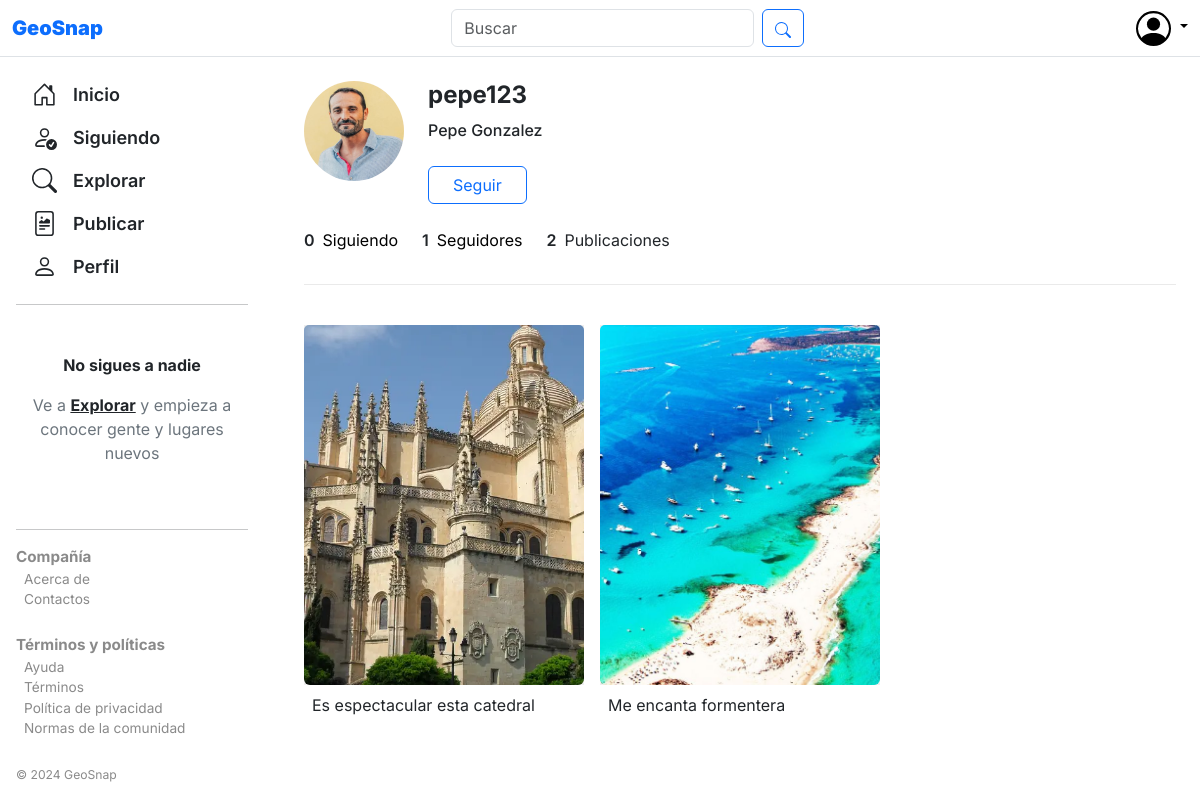
The page /perfil-otro.php?usuario=pepe123 on the database its author committed.
### tables this page shows
CREATE TABLE `usuarios` (
  `id` int(11) NOT NULL,
  `nombre` varchar(50) NOT NULL,
  `apellidos` varchar(50) NOT NULL,
  `nombre_usuario` varchar(50) NOT NULL,
  `email` varchar(100) NOT NULL,
  `contraseña` varchar(150) NOT NULL,
  `biografia` varchar(300) DEFAULT NULL,
  `foto_perfil` varchar(200) DEFAULT NULL,
  `tipo_usuario` varchar(50) NOT NULL
);

CREATE TABLE `publicaciones` (
  `id` int(11) NOT NULL,
  `id_usuario` int(11) NOT NULL,
  `archivo` varchar(200) NOT NULL,
  `ubicacion` varchar(100) NOT NULL,
  `descripcion` varchar(500) NOT NULL,
  `etiqueta` varchar(50) NOT NULL,
  `pais` varchar(50) NOT NULL,
  `fecha` date NOT NULL,
  `likes` int(11) NOT NULL,
  `num_comentarios` int(11) NOT NULL
);

### perfil-otro.php (the view, shortened to what the rows shown need)
<?php
  include("php/conexion.php");
  if (isset($_POST["usuario"])) {
    $perfil_usuario = $_POST["usuario"];
  } else if (isset($_GET["usuario"])) {
    $perfil_usuario = $_GET["usuario"];
  }
?>
<!DOCTYPE html>
<html lang="es">
    <head>
        <link rel="stylesheet" href="css/estilo.css">
        <link href="https://cdn.jsdelivr.net/npm/bootstrap@5.3.3/dist/css/bootstrap.min.css" rel="stylesheet">
    </head>
    <body>
      <div class="contenedor">
        <div class="contenido-perfil p-4">
            <div class="d-flex flex-column">
                <div class="d-flex flex-column">
                    <div class="d-flex align-items-start mb-4">
                      <?php
                        $stmt = $conexion->prepare("SELECT * FROM usuarios WHERE nombre_usuario=?");
                        $stmt->bind_param("s", $perfil_usuario);
                        $stmt->execute();
                        $result = $stmt->get_result();
                        while($fila = mysqli_fetch_assoc($result)) {
                          $foto_perfil = $fila["foto_perfil"];
                          $nombre = $fila["nombre"];
                          $apellidos = $fila["apellidos"];
                        }
                        if (is_null($foto_perfil)) {
                      ?>
                        <img src="img/person-circle.svg" style="width: 100px;">
                        <?php
                          } else {
                        ?>
                        <img src="img/<?php echo $foto_perfil ?>" class="rounded-circle" style="width: 100px; height: 100px;">
                        <?php
                          }
                        ?>
                        <div class="d-flex flex-column ms-4">
                            <h4 class="fw-bold"><?php echo $perfil_usuario ?></h4>
                            <span class="fw-medium mb-4"><?php echo $nombre . " " . $apellidos ?></span>
                            <?php
                                $stmt = $conexion->prepare("SELECT * FROM seguidos WHERE nombre_usuario_seguido=? AND nombre_usuario=?");
                                $stmt->bind_param("ss", $perfil_usuario, $_COOKIE["usuario"]);
                                $stmt->execute();
                                $result = $stmt->get_result();
                                if(mysqli_num_rows($result) > 0) {
                            ?>
                            <a class="btn btn-outline-danger text-center px-4" href="php/dejar-seguir.php?usuario=<?php echo $perfil_usuario; ?>" role="button" style="max-width: 200px;">Dejar de seguir</a>
                            <?php
                              } else {
                            ?>
                            <form action="php/seguir.php" method="post">
                              <button type="submit" value="<?php echo $perfil_usuario; ?>" name="usuario" class="btn btn-outline-primary text-center px-4" style="max-width: 200px;">Seguir</button>
                            </form>
                            <?php
                              }
                            ?>
                        </div>
                    </div>
                    <?php
                      $stmt = $conexion->prepare("SELECT * FROM usuarios WHERE nombre_usuario=?");
                      $stmt->bind_param("s", $perfil_usuario);
                      $stmt->execute();
                      $result = $stmt->get_result();
                      while($fila = mysqli_fetch_assoc($result)) {
                        $id = $fila["id"];
                      }
                    ?>
                </div>
                <div class="contenido-explorar my-4">
                  <?php
                    $stmt = $conexion->prepare("SELECT * FROM usuarios WHERE nombre_usuario=?");
                    $stmt->bind_param("s", $perfil_usuario);
                    $stmt->execute();
                    $result = $stmt->get_result();
                    while($fila = mysqli_fetch_assoc($result)) {
                      $id = $fila["id"];
                    }
                    $stmt = $conexion->prepare("SELECT * FROM publicaciones WHERE id_usuario=?");
                    $stmt->bind_param("i", $id);
                    $stmt->execute();
                    $result = $stmt->get_result();
                    if(mysqli_num_rows($result) > 0) {
                      while($fila = mysqli_fetch_assoc($result)) {
                        $id_publicacion = $fila["id"];
                        $archivo = $fila["archivo"];
                        $ubicacion = $fila["ubicacion"];
                        $descripcion = $fila["descripcion"];
                        $fecha = $fila["fecha"];
                        $likes = $fila["likes"];
                        $num_comentarios = $fila["num_comentarios"];
                  ?>
                  <div class="card" style="width: 100%; height: 400px; border: none;">
                    <button type="button" class="border-0" id="btn-publicacion" style="width: 100%; height: 400px;" data-bs-toggle="modal" data-bs-target="#publicacion-<?php echo $id_publicacion; ?>" data-ubicacion="<?php echo $ubicacion; ?>" data-id="<?php echo $id_publicacion; ?>" data-publicacion="<?php echo $archivo; ?>" data-likes="<?php echo $likes; ?>" data-comentarios="<?php echo $num_comentarios; ?>" data-nombre="<?php echo $perfil_usuario; ?>" data-descripcion="<?php echo $descripcion; ?>" data-fecha="<?php echo $fecha; ?>"><img src="img/<?php echo $archivo; ?>" class="card-img-top rounded-bottom" style="width: 100%; height: 100%; object-fit: cover;" alt="Publicación: <?php echo $descripcion; ?>"></button>
                    <div class="card-body d-flex flex-column p-2">
                      <p class="card-text text-nowrap overflow-hidden"><?php echo $descripcion; ?></p>
                    </div>
                  </div>
                  <?php
                      }
                    }
                  ?>
                </div>
        </div>
      </div>
    </body>
</html>

### rows shown on the page
usuarios: foto_perfil (picture), nombre "Pepe", apellidos "Gonzalez"
publicaciones: archivo (picture), descripcion "Es espectacular esta catedral"
publicaciones: archivo (picture), descripcion "Me encanta formentera"

### other values the page prints
$perfil_usuario "pepe123"
$num_seguidos "0"
$num_seguidores "1"
$num_publicaciones "2"
